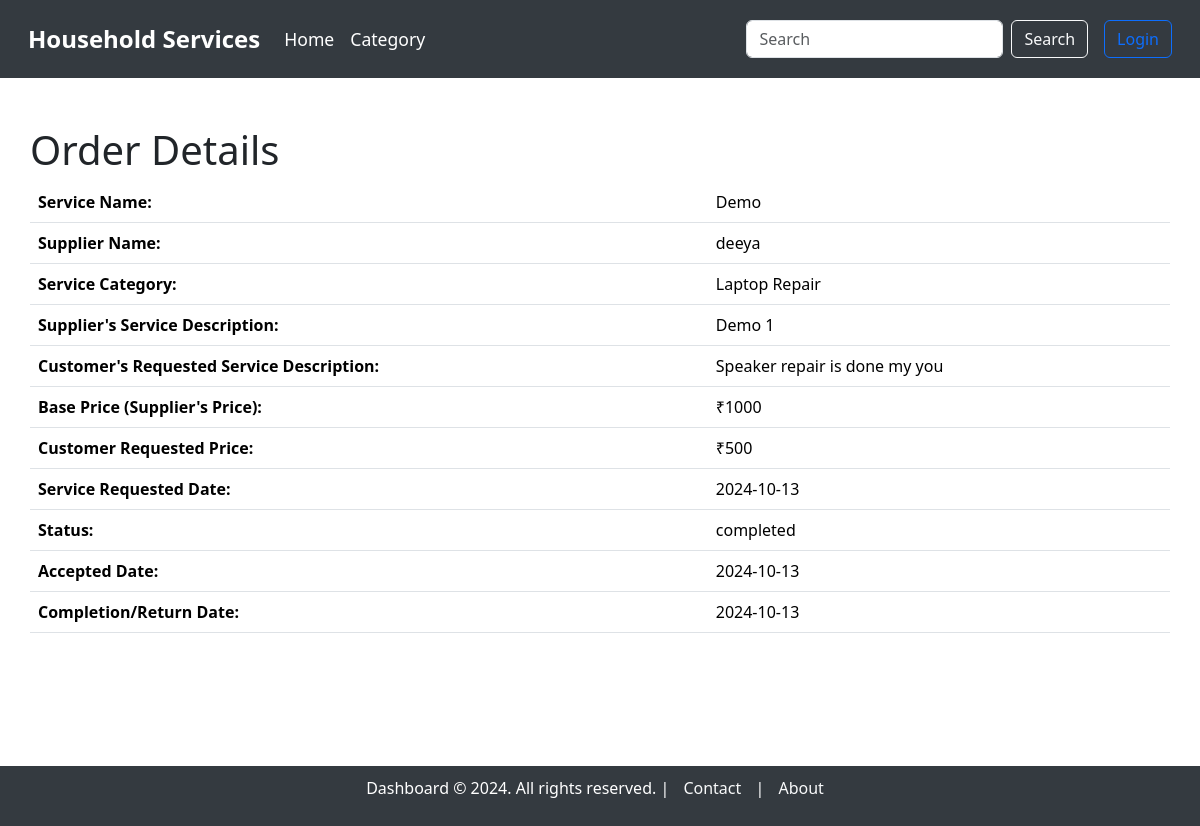
Before: /order_details/1 with the older database file.
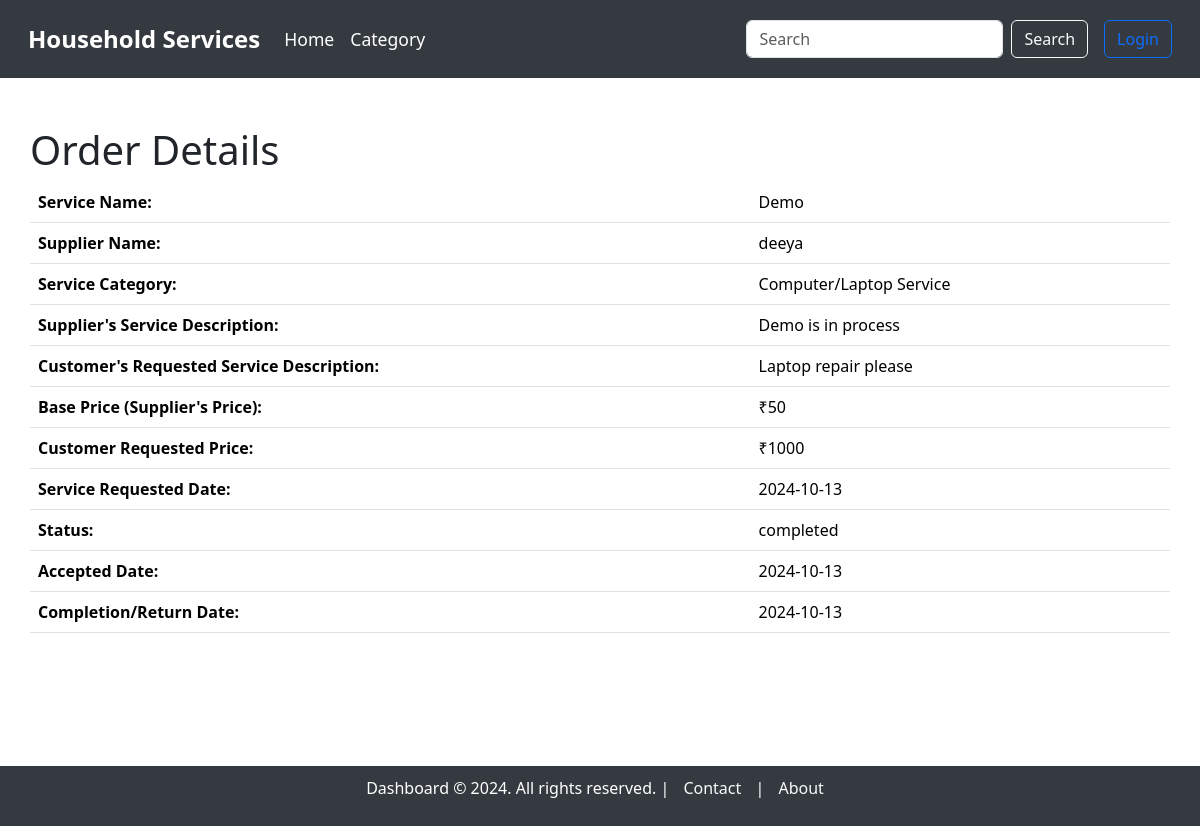
After: the same page with the newer database file.
### model.py (models this page shows, shortened)
class Category(db.Model):
    __tablename__ = "category"
    category_id = db.Column(db.Integer, autoincrement=True, primary_key=True)
    category_name = db.Column(db.String, unique=True, nullable=False)
    category_description = db.Column(db.String, nullable=False)
    picture = db.Column(db.String)  # Path to the uploaded picture

class Service(db.Model):
    __tablename__ = "service"
    service_id = db.Column(db.Integer, autoincrement=True, primary_key=True)
    category_id = db.Column(db.Integer, db.ForeignKey('category.category_id'), nullable=False)  # Link to Category model
    supplier_id = db.Column(db.Integer, db.ForeignKey('users.user_id'), nullable=False)  # Link to the supplier
    service_name = db.Column(db.String, unique=True, nullable=False)
    service_description = db.Column(db.String, nullable=False)
    created_at = db.Column(db.DateTime, default=datetime.utcnow)
    updated_at = db.Column(db.DateTime, default=datetime.utcnow, onupdate=datetime.utcnow)
    price = db.Column(db.Integer)
    image = db.Column(db.String)  # Path to the uploaded image
    supplier = db.relationship('User', backref='services')  # Relationship to supplier (User)
    category = db.relationship('Category', backref='services')  # Relationship to Category

class ServiceRequest(db.Model):
    __tablename__ = "service_requests"
    service_request_id = db.Column(db.Integer, autoincrement=True, primary_key=True)
    service_id = db.Column(db.Integer, db.ForeignKey('service.service_id'), nullable=False)
    user_id = db.Column(db.Integer, db.ForeignKey('users.user_id'), nullable=False)
    supplier_id = db.Column(db.Integer, db.ForeignKey('users.user_id'), nullable=True)  # Link to supplier (optional)
    service_description = db.Column(db.String, nullable=False)
    experience_years = db.Column(db.Integer, nullable=True)
    created_at = db.Column(db.DateTime, default=datetime.utcnow)
    updated_at = db.Column(db.DateTime, default=datetime.utcnow, onupdate=datetime.utcnow)
    date_requested = db.Column(db.DateTime, default=datetime.utcnow, nullable=True)
    date_issued = db.Column(db.DateTime, nullable=True)  #accepted date
    date_completed = db.Column(db.DateTime, nullable=True)
    date_returned = db.Column(db.DateTime, nullable=True)
    status = db.Column(db.String, default='pending')  # 'pending', 'accepted', 'rejected', 'completed', 'returned', 'cancelled'
    price = db.Column(db.Integer, nullable=False)  # Price associated with the service
    customer = db.relationship('User', foreign_keys=[user_id], backref='customer_requests')
    supplier = db.relationship('User', foreign_keys=[supplier_id], backref='supplier_requests')
    service = db.relationship('Service', backref='requests')

### main.py (the view)
@app.route('/order_details/<int:service_request_id>')
def order_details(service_request_id):
    service_request = ServiceRequest.query.get_or_404(service_request_id)
    return render_template('service_requests/order_details.html', service_request=service_request)

### templates/service_requests/order_details.html (shortened to what this page needs)
{% extends 'base_dashboard.html' %}
{% block content %}
<div class="container mt-5">
    <h1>Order Details</h1>
    <table class="table">
        <tbody>
            <tr>
                <th>Service Name:</th>
                <td>{{ service_request.service.service_name }}</td>
            </tr>
            <tr>
                <th>Supplier Name:</th>
                <td>{{ service_request.service.supplier.full_name }}</td>
            </tr>
            <tr>
                <th>Service Category:</th>
                <td>{{ service_request.service.category.category_name }}</td>
            </tr>
            <tr>
                <th>Supplier's Service Description:</th>
                <td>{{ service_request.service.service_description }}</td>
            </tr>
            <tr>
                <th>Customer's Requested Service Description:</th>
                <td>{{ service_request.service_description }}</td>
            </tr>
            <tr>
                <th>Base Price (Supplier's Price):</th>
                <td>₹{{ service_request.service.price }}</td>
            </tr>
            <tr>
                <th>Customer Requested Price:</th>
                <td>₹{{ service_request.price }}</td>
            </tr>
            <tr>
                <th>Service Requested Date:</th>
                <td>{{ service_request.date_requested.strftime('%Y-%m-%d') }}</td>
            </tr>
            <tr>
                <th>Status:</th>
                <td>{{ service_request.status }}</td>
            </tr>
            <tr>
                <th>Accepted Date:</th>
                <td>{{ service_request.date_issued.strftime('%Y-%m-%d') if service_request.date_issued else 'N/A' }}</td>
            </tr>
            <tr>
                <th>Completion/Return Date:</th>
                <td>
                    {% if service_request.status == 'completed' %}
                        {{ service_request.date_completed.strftime('%Y-%m-%d') if service_request.date_completed else 'N/A' }}
                    {% elif service_request.status == 'returned' %}
                        {{ service_request.date_returned.strftime('%Y-%m-%d') if service_request.date_returned else 'N/A' }}
                    {% else %}
                        N/A
                    {% endif %}
                </td>
            </tr>
        </tbody>
    </table>
</div>
{% endblock %}

Changed rows visible on the page:
changed Service "Demo": service.service_description "Demo 1" → "Demo is in process"; service.price "1000" → "50"
changed Category: service.category.category_name "Laptop Repair" → "Computer/Laptop Service"
changed ServiceRequest "completed": service_description "Speaker repair is done my you" → "Laptop repair please"; price "500" → "1000"
